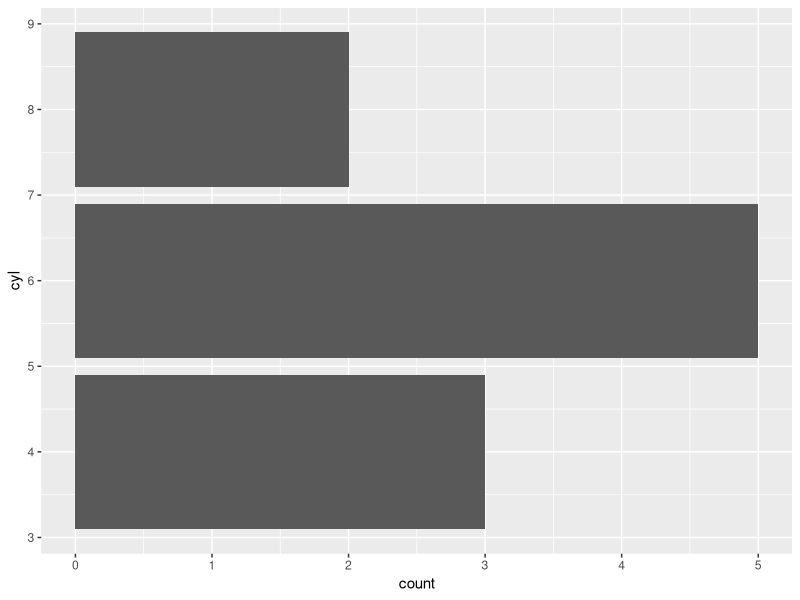

This figure's R source:
## ---- chunk 1
library(ggplot2)
library(dplyr)

# Create a local copy of first 10 rows of mtcars data frame
# We'll come back how you should store this later
mtcars <- data.frame(
  mpg = c(21, 21, 22.8, 21.4, 18.7, 18.1, 14.3, 24.4, 22.8, 19.2),
  cyl = c(6, 6, 4, 6, 8, 6, 8, 4, 4, 6),
  disp = c(160, 160, 108, 258, 360, 225, 360, 146.7, 140.8, 167.6),
  hp = c(110, 110, 93, 110, 175, 105, 245, 62, 95, 123),
  drat = c(3.9, 3.9, 3.85, 3.08, 3.15, 2.76, 3.21, 3.69, 3.92, 3.92),
  wt = c(2.62, 2.875, 2.32, 3.215, 3.44, 3.46, 3.57, 3.19, 3.15, 3.44),
  qsec = c(16.46, 17.02, 18.61, 19.44, 17.02, 20.22, 15.84, 20, 22.9, 18.3),
  vs = c(0, 0, 1, 1, 0, 1, 0, 1, 1, 1),
  am = c(1, 1, 1, 0, 0, 0, 0, 0, 0, 0),
  gear = c(4, 4, 4, 3, 3, 3, 3, 4, 4, 4),
  carb = c(4, 4, 1, 1, 2, 1, 4, 2, 2, 4)
)

# cyl_plot()
ggplot(mtcars) + 
  geom_bar(aes(cyl)) + 
  coord_flip()

# cyl_sum()
mtcars %>% 
  group_by(cyl) %>% 
  summarise(n = n(), mpg = mean(mpg))
